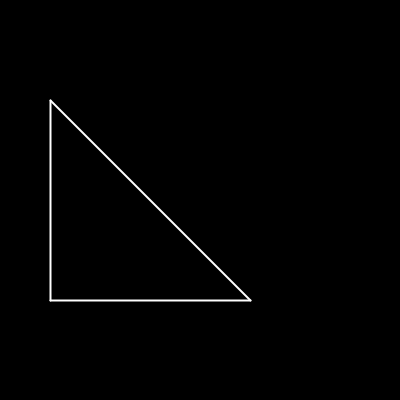
Frame 1 (no input)
Frame 60 (the mouse pressed at the canvas centre just before this capture): identical to frame 1, image omitted
Frame 120 (the mouse held since frame 60 and released just before this capture): identical to frame 1, image omitted

The Processing sketch that drew this single still picture (run headless with seeded random() and noise(); from frame 60 on, the mouse is pressed at the canvas centre):

// Processing sketch: ejercicio14
// ── ejercicio14.pde
float catetoA = 3; 
float catetoB = 4; 
float hipotenusa; 

void setup() {
  size(400, 400);
  
  hipotenusa = sqrt(pow(catetoA, 2) + pow(catetoB, 2));
  
  println ("La hipotenusa es : " + hipotenusa);
}
  void draw() {
  
  background(0);
  stroke(255);
  strokeWeight(2);
  line(50, 300, 50, 100); // Cateto A
  line(50, 300, 250, 300); // Cateto B
  line(50, 100, 250, 300); // Hipotenusa
}
